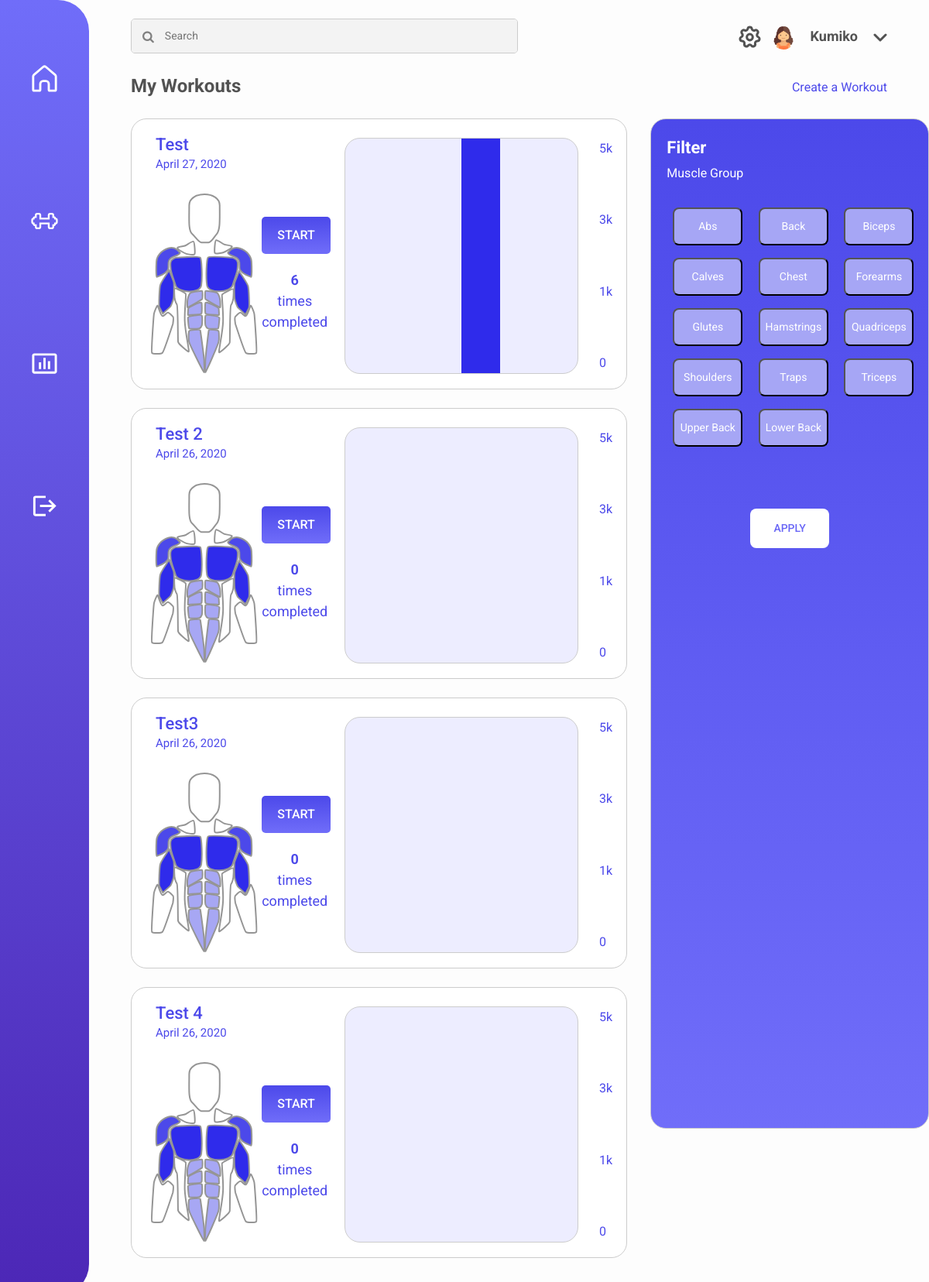
Screenshot of /workouts/ (signed in) with the database file from the repository.
### dashboard/models.py (models this page shows)
class Workout(models.Model):
	times_completed = models.IntegerField()
	date_created = models.DateField(auto_now_add=True)
	last_date_completed = models.DateField(auto_now=True)
	name = models.CharField(max_length=120)
	avg_time_completed = models.DurationField(default=timedelta(minutes=0))
	total_time = models.DurationField(default=timedelta(minutes=0))
	user = models.ForeignKey(User, on_delete=models.CASCADE)
	weight_lifted = models.DecimalField(max_digits=5, decimal_places=1, default=0)

class Exercise(models.Model):
	exercise_type = models.ForeignKey(ExerciseType, on_delete=models.CASCADE)
	num_reps = models.IntegerField()
	num_sets = models.IntegerField()
	weight_lifted = models.DecimalField(max_digits=5, decimal_places=1)
	weight = models.DecimalField(max_digits=5, decimal_places=1)
	workout = models.ForeignKey('Workout', on_delete=models.CASCADE)

### dashboard/views.py (the view, shortened to what this page needs)
# urls.py: path('workouts/', workouts_view),
@login_required
def workouts_view(request):
	workouts = Workout.objects.filter(user=request.user)
	exercises = []
	for workout in workouts:
		for exercise in Exercise.objects.filter(workout=workout):
			exercises.append(exercise)
	return render(request, 'workouts.html', {'workouts':workouts, 'exercises':exercises})

### templates/workouts.html (shortened to what this page needs)
<!DOCTYPE html>
<html lang="en">
<head>
    {% load static %}
    <link rel="stylesheet" href="https://cdnjs.cloudflare.com/ajax/libs/font-awesome/4.7.0/css/font-awesome.min.css">
    <link href="{% static 'fitnessing/css/dashboard.css' %}" rel="stylesheet">
    <link rel="stylesheet" href="https://stackpath.bootstrapcdn.com/bootstrap/4.4.1/css/bootstrap.min.css">
</head>
<body>
    <div class="sidenav">
        <div class=link1>
            <a href="/"><img class="home" src="{% static 'fitnessing/images/Home_Icon_White.svg' %}"></a>
        </div>
        <div class=link2>
            <a href="/workouts"><img class="workouts" src="{% static 'fitnessing/images/Weight_Icon.svg' %}"></a>
        </div>
        <div class=link3>
            <a href="/stats"><img class="stats" src="{% static 'fitnessing/images/Bar_Chart_Icon.svg' %}"></a>
        </div>
        <div class=link4>
            <a href="/accounts/logout"><img class="login" src="{% static 'fitnessing/images/Logout_Icon.svg' %}"></a>
        </div>
    </div>
    <div class="container-fluid main">
        <div class="row mx-4 mt-4">
            <div class="col-sm-8">
                <div class="searchContainer">
                    <i class="fa fa-search searchIcon"></i>
                    <input class="searchBox" type="text" placeholder="Search">
                </div>
            </div>
            <div class="col-sm-4 text-right pt-2">
                <a href="/settings"><img class="settings" src="{% static 'fitnessing/images/Settings_Icon.svg' %}"></a>
                <div class="profile align-middle">
                    <img class="userIcon" src="{% static 'fitnessing/images/Placeholder_User_Icon.png' %}">
                    <button class="name">{{user.get_short_name}}</button>
                    <img class="dropdownIcon" src="{% static 'fitnessing/images/Dropdown_Icon.svg' %}">
                </div>
            </div>
        </div>
        <div class="row mx-0 pt-4 pl-4 mr-4">
            <div class="col-sm-10">
                <p class="workouts_title m-0"><b>My Workouts</b></p>
            </div>
            <div class="col-sm-2 text-right pt-2">
                <a class = "link" href="/create-workout">Create a Workout</a>
            </div>
        </div>
        <div class="row p-4 mx-0 pr-4">
            <div class="col-sm-8">
                {% if workouts|length > 0 %}
                {% for workout in workouts %}
                <div class="row workouts_container mx-0 mb-4">
                    <div class="col-sm-5">
                        <div class="row p-3">
                            <div class="col-sm-12">
                                <p class="muscle_group mb-2">{{workout.name}}</p>
                                <p class="day mb-0">{{workout.last_date_completed}}</p>
                            </div>
                        </div>
                        <div class="row">
                            <div class="col-sm-6">
                                <img class="diagram" src="{% static 'fitnessing/images/Muscles.svg' %}">
                            </div>
                            <div class="col-sm-6">
                                <div class="start" onclick="location.href='/current-workout/' + {{ workout.id }} ">START</div>
                                <p class="completed"><b>{{workout.times_completed}}</b><br>times<br>completed</p>
                            </div>
                        </div>
                    </div>
                    <div class="col-sm-6 p-4">
                        <div class="row graph_container">
                            {% for exercise in exercises %}
                                {% if exercise.workout == workout %}
                                    {% widthratio exercise.weight_lifted 1 exercise.workout.times_completed as weight %}
                                    {% widthratio weight 2.205 1 as kg %}
                                    {% widthratio kg 5000 100 as percent %}
                                    {% if percent|add:0 > 100 %}
                                        {% with 100 as cap %}
                                            {% if forloop.counter0 == 3 %}
                                            <div class="col-sm-2 bar4" style="height: {{cap}}% !important"></div>
                                            {% endif %}
                                        {% endwith %}
                                    {% endif %}
                                {% endif %}
                            {% endfor %}
                        </div>
                    </div>
                    <div class="col-sm-1">
                        <div class="measurements">
                            <p>5k</p>
                            <p>3k</p>
                            <p>1k</p>
                            <p>0</p>
                        </div>
                    </div>
                </div>
                {% endfor %}
                {% else %}
                <div class="col-sm-12 text-center mt-4 pt-4">
                    <p class="empty_workouts">You have no workouts added yet. Go on and add your first one!</p>
                </div>
                {% endif %}
            </div>
            <div class="col-sm-4 pb-4">
                <div class="filter_container">
                    <div class="row">
                        <div class="col-sm-12">
                            <p class="filter_title">Filter</p>
                            <p class="filter_group_text">Muscle Group</p>
                        </div>
                    </div>
                    <div class="filter_button_container">
                        <div class="row p-2 mt-4">
                            <div class="col-sm-4">
                                <button class="filter_button" value="Abs">Abs</button>
                            </div>
                            <div class="col-sm-4">
                                <button class="filter_button" value="Back">Back</button>
                            </div>
                            <div class="col-sm-4">
                                <button class="filter_button" value="Biceps">Biceps</button>
                            </div>
                        </div>
                        <div class="row p-2">
                            <div class="col-sm-4">
                                <button class="filter_button" value="Calves">Calves</button>
                            </div>
                            <div class="col-sm-4">
                                <button class="filter_button" value="Chest">Chest</button>
                            </div>
                            <div class="col-sm-4">
                                <button class="filter_button" value="Forearms">Forearms</button>
                            </div>
                        </div>
                        <div class="row p-2">
                            <div class="col-sm-4">
                                <button class="filter_button" value="Glutes">Glutes</button>
                            </div>
                            <div class="col-sm-4">
                                <button class="filter_button" value="Hamstrings">Hamstrings</button>
                            </div>
                            <div class="col-sm-4">
                                <button class="filter_button" value="Quadriceps">Quadriceps</button>
                            </div>
                        </div>
                        <div class="row p-2">
                            <div class="col-sm-4">
                                <button class="filter_button" value="Shoulders">Shoulders</button>
                            </div>
                            <div class="col-sm-4">
                                <button class="filter_button" value="Traps">Traps</button>
                            </div>
                            <div class="col-sm-4">
                                <button class="filter_button" value="Triceps">Triceps</button>
                            </div>
                        </div>
                        <div class="row p-2">
                            <div class="col-sm-4">
                                <button class="filter_button" value="Upper Back">Upper Back</button>
                            </div>
                            <div class="col-sm-4">
                                <button class="filter_button" value="Lower Back">Lower Back</buttton>
                            </div>
                        </div>
                        <div class="row pt-5 mt-4">
                            <div class="col-sm-12">
                                <button class="apply_button" value="APPLY">APPLY</button>
                            </div>
                        </div>
                    </div>
                </div>
            </div>
        </div>
    </div>
</body>
</html>

### static/fitnessing/css/dashboard.css (style rules this page uses)
html { height: 100%; }
body { background-color: #FDFDFD !important; font-family: 'Roboto' !important; }
.main { margin-left: 115px !important; height: 100vh; width: calc(100% - 115px) !important; }
.sidenav { height: 100%; width: 115px; position: fixed; z-index: 1; top: 0; left: 0; overflow-x: hidden; background-image: linear-gradient(#706DF9, #4C27B6); border-radius: 0 40px 40px 0; padding-top: 10px; overflow: hidden; }
.link1, .link2, .link3, .link4 { display: block; text-align: center; padding: 75px 0 75px 0; margin: -1px; }
.sidenav a img { height: 35px; width: 35px; }
.searchContainer { display: inline-flex; flex: 1 1 300px; border: 1px solid #ccc; border-radius: 5px; overflow: hidden; width: 500px; height: 45px; }
.searchIcon { padding: 14px; color: grey; background-color: #F3F3F3; text-align: center; }
.searchBox { border: 0; padding: 0.5rem 0.5rem 0.5rem 0; flex: 1; font-size: 14px; background-color: #F3F3F3; }
.settings { border: none; margin-right: 10px; background-color: #FDFDFD; }
.profile { display: inline-block; align-items: center; }
.userIcon { border-radius: 50%; width: 30px; height: 30px; }
.name { border: none; background-color: #FDFDFD; font-size: 18px; font-weight: bold; color: #525252; margin-left: 10px; }
.dropdownIcon { margin-left: 10px; }
.workouts_container { display: block; width: 100%; height: 350px; border-radius: 20px; background-color: white; border: 1px solid #ccc; }
.link { text-decoration: none; color: #4C49EA; border: none; background-color: transparent; }
.bar1, .bar2, .bar3, .bar4, .bar5 { bottom: 0 !important; flex: 1; align-self: flex-end; text-orientation: sideways; color: white; }
.bar4 { background-color: #2F2BEB; height: 100%; }
.measurements { float: left; }
.measurements p { border-style: solid; border-color: transparent; text-align: left; padding-top: 100%; padding-bottom: 100%; color: #4C49EA; }
.diagram { padding: 10px; }
.graph_container { height: 95%; display: flex; border-radius: 20px; border: 1px solid #ccc; background-color: #EDEDFF; }
.start { display: inline-block; text-decoration: none; background-image: linear-gradient(#4C49EA, #706DF9); color: white; font-weight: 500; padding: 12px 20px 12px 20px; border-radius: 5px; margin: 40px 0 20px 20px; cursor: pointer; }
.completed { display: inline-block; text-align: center; color: #4C49EA; font-size: 18px; margin: 0 0 0 20px; }
.day { color: #4C49EA; font-size: 15px; margin-top: -10px; }
.muscle_group { color: #4C49EA; font-size: 22px; font-weight: 500; }
.workouts_title { font-size: 24px; color: #525252; }
.filter_container { position: fixed; height: 78%; border-radius: 20px; background-image: linear-gradient(#4C49EA, #706DF9); border: 1px solid #ccc; padding: 20px; text-align: center; }
.filter_title { font-size: 22px; font-weight: bold; color: white; margin-bottom: 5px; text-align: left; }
.filter_group_text { font-size: 16px; color: white; padding: 0; margin: 0; text-align:left; }
.filter_button_container { text-align: center; }
.filter_button { display: inline-block; color: white; background-color: #A6A6F5; width: 90px; padding: 12px 0; text-align: center; border-radius: 8px; font-family: "Roboto"; font-size: 14px; cursor: pointer; margin: 0; }
.apply_button { display:inline-block; color: #6966F6; background-color: white; text-align: center; text-decoration: none; border: none; padding: 15px 30px; border-radius: 8px; font-family: "Roboto"; font-weight: 500; font-size: 14px; cursor: pointer; }

### rows the page displays
Workout: name "Test", last_date_completed "April 27, 2020", times_completed "6"
Exercise: {{ cap }} 100 (drawn)
Workout: name "Test 2", last_date_completed "April 26, 2020", times_completed "0"
Workout: name "Test3", last_date_completed "April 26, 2020", times_completed "0"
Workout: name "Test 4", last_date_completed "April 26, 2020", times_completed "0"

### other values shown
{{ user.get_short_name }} "Kumiko"
